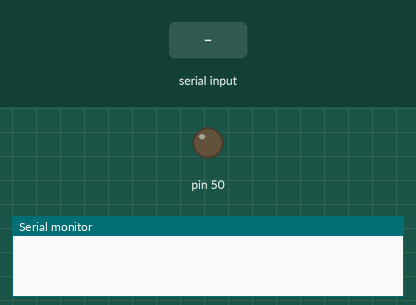
Bench run of a sketch on a simulated Arduino Mega 2560, built with avr-gcc and run on an emulated ATmega2560. Shown: output pins drawn as LEDs (lit = HIGH), the last lines printed to the serial monitor. The test bench sets the inputs (shaded band).

Above: at 1.2 s.
1.3 s: "LED_ON\n" received over Serial
At 1.7 s:
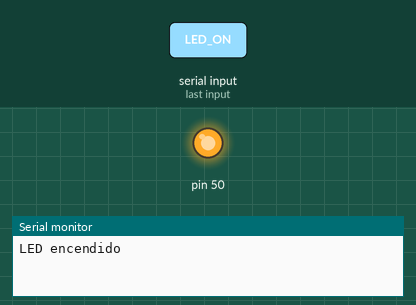
2.8 s: "LED_OFF\n" received over Serial
At 4.1 s:
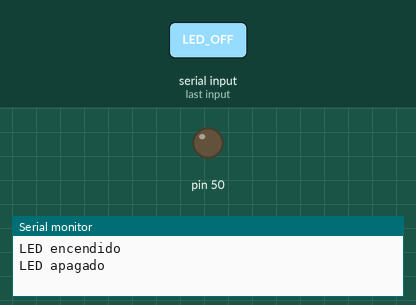
Timing chart, 0 to 5.8 s (numbered marks = the images above; inputs shaded):
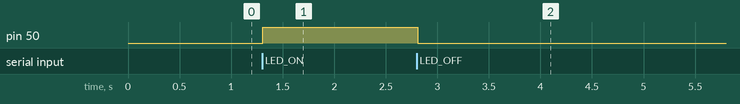

Measured:
- after the input at 1.3 s, pin 50: LOW → HIGH at once
- after the input at 2.8 s, pin 50: HIGH → LOW at once

The sketch:

arduino_with_comand.ino
```cpp
void setup() {
  // put your setup code here, to run once:
  Serial.begin(9600);
  pinMode(50, OUTPUT);
}

void loop() {
  if (Serial.available() > 0) {
    String comando = Serial.readStringUntil('\n');


    if (comando == "LED_ON") {
      digitalWrite(50, HIGH);
      Serial.println("LED encendido");
    }
    else if(comando == "LED_OFF") {
      digitalWrite(50, LOW);
      Serial.println("LED apagado");
    }
  }
}
```
